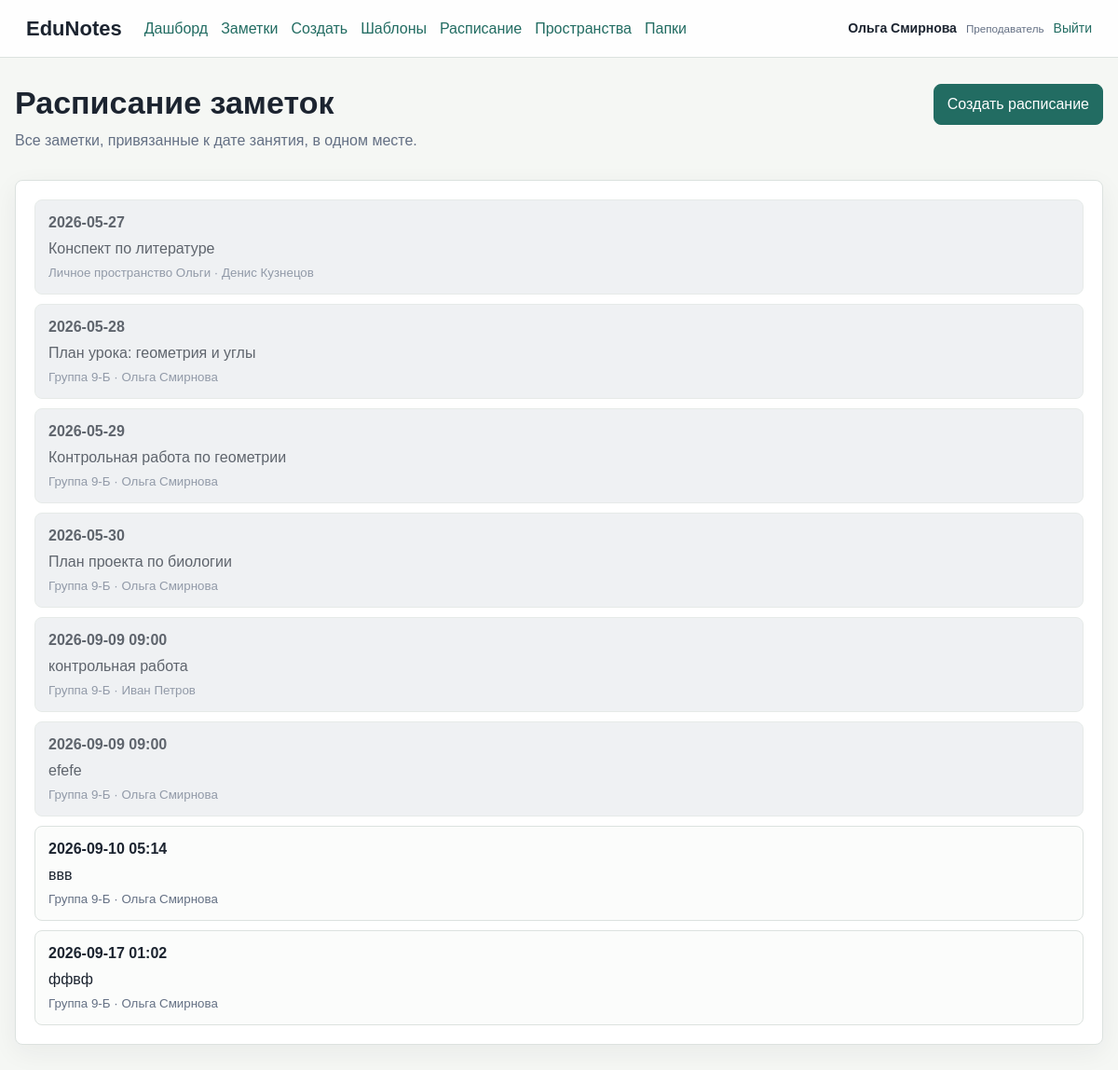
The app's page /schedule (signed in) with its own data.
### tables this page shows
CREATE TABLE users (
    id INTEGER PRIMARY KEY AUTOINCREMENT,
    name TEXT NOT NULL,
    email TEXT NOT NULL UNIQUE,
    password_hash TEXT NOT NULL,
    role TEXT NOT NULL CHECK (role IN ('superadmin', 'org_admin', 'teacher', 'student', 'parent')),
    child_user_id INTEGER REFERENCES users(id) ON DELETE SET NULL,
    created_at TEXT NOT NULL DEFAULT CURRENT_TIMESTAMP
);

CREATE TABLE notes (
    id INTEGER PRIMARY KEY AUTOINCREMENT,
    workspace_id INTEGER NOT NULL REFERENCES workspaces(id) ON DELETE CASCADE,
    folder_id INTEGER REFERENCES folders(id) ON DELETE SET NULL,
    author_id INTEGER NOT NULL REFERENCES users(id) ON DELETE CASCADE,
    title TEXT NOT NULL,
    content TEXT NOT NULL DEFAULT '',
    lesson_date TEXT,
    lesson_time TEXT, 
    is_archived INTEGER NOT NULL DEFAULT 0,
    created_at TEXT NOT NULL DEFAULT CURRENT_TIMESTAMP,
    updated_at TEXT NOT NULL DEFAULT CURRENT_TIMESTAMP
);

CREATE TABLE workspaces (
    id INTEGER PRIMARY KEY AUTOINCREMENT,
    name TEXT NOT NULL,
    kind TEXT NOT NULL DEFAULT 'personal',
    owner_id INTEGER REFERENCES users(id) ON DELETE SET NULL
);

### app.py (the view)
@app.route("/schedule")
@login_required
def schedule():
    sql = """
        SELECT n.id, n.title, n.lesson_date, n.lesson_time, n.is_archived, n.updated_at,
               u.name AS author_name, w.name AS workspace_name
        FROM notes n
        JOIN users u ON u.id = n.author_id
        JOIN workspaces w ON w.id = n.workspace_id
        WHERE n.lesson_date IS NOT NULL
          AND n.is_archived = 0
    """
    params = []
    if g.user["role"] not in {"superadmin", "org_admin"}:
        sql += """
            AND (n.author_id = ? OR n.id IN (
                SELECT note_id FROM note_access WHERE user_id = ?
            ))
        """
        params.extend([g.user["id"], g.user["id"]])
    sql += " ORDER BY n.lesson_date ASC, n.lesson_time ASC, n.updated_at DESC"
    lessons = query_all(sql, tuple(params))
    now_utc = datetime.utcnow()
    msk_now = now_utc + timedelta(hours=3)
    lessons_with_status = []
    for lesson in lessons:
        is_past = False
        if lesson["lesson_date"]:
            try:
                lesson_date = datetime.strptime(lesson["lesson_date"], "%Y-%m-%d").date()
                if lesson["lesson_time"]:
                    lesson_time = datetime.strptime(lesson["lesson_time"], "%H:%M").time()
                else:
                    lesson_time = datetime.strptime("00:00", "%H:%M").time()
                lesson_datetime = datetime.combine(lesson_date, lesson_time)
                if lesson_datetime < msk_now:
                    is_past = True
            except (ValueError, TypeError):
                pass
        lesson_dict = dict(lesson)
        lesson_dict["is_past"] = is_past
        lessons_with_status.append(lesson_dict)
    return render_template("schedule.html", lessons=lessons_with_status)

### app.py (called while the page is built)
def create_app() -> Flask:
    app = Flask(__name__)
    app.config["SECRET_KEY"] = os.environ.get("SECRET_KEY", "dev-secret-change-me")
    app.config["DATABASE"] = DATABASE
    @app.before_request
    def load_current_user() -> None:
        user_id = session.get("user_id")
        g.user = None
        if user_id:
            g.user = query_one("SELECT * FROM users WHERE id = ?", (user_id,))
    @app.context_processor
    def inject_globals() -> dict:
        return {
        "ROLES": ROLES,
        "ACCESS_LEVELS": ACCESS_LEVELS,
        "NOTE_TEMPLATE_ROLES": NOTE_TEMPLATE_ROLES,
        "can_delete_user": can_delete_user,
    }
    return app

def get_db() -> sqlite3.Connection:
    if "db" not in g:
        g.db = sqlite3.connect(app.config["DATABASE"])
        g.db.row_factory = sqlite3.Row
        g.db.execute("PRAGMA foreign_keys = ON")
    return g.db

def query_all(sql: str, params: tuple = ()) -> list[sqlite3.Row]:
    return get_db().execute(sql, params).fetchall()

def query_one(sql: str, params: tuple = ()) -> sqlite3.Row | None:
    return get_db().execute(sql, params).fetchone()

def login_required(view):
    @wraps(view)
    def wrapped_view(**kwargs):
        if g.user is None:
            return redirect(url_for("login"))
        return view(**kwargs)
    return wrapped_view

### templates/schedule.html (shortened to what this page needs)
{% extends "base.html" %}
{% block content %}
<section class="section-head">
    <div>
        <h1>Расписание заметок</h1>
        <p>Все заметки, привязанные к дате занятия, в одном месте.</p>
    </div>
    <a class="button primary" href="{{ url_for('schedule_new') }}">Создать расписание</a>
</section>
<section class="panel">
    <div class="lesson-table">
        {% for lesson in lessons %}
            <a class="lesson-row {% if lesson.is_past %}past{% endif %}"
            href="{{ url_for('note_detail', note_id=lesson.id) }}">
                <strong>{{ lesson.lesson_date }}{% if lesson.lesson_time %} {{ lesson.lesson_time }}{% endif %}</strong>
                <span>{{ lesson.title }}</span>
                <small>{{ lesson.workspace_name }} · {{ lesson.author_name }}</small>
            </a>
        {% else %}
            <p class="muted">Пока нет заметок с датой занятия.</p>
        {% endfor %}
    </div>
</section>
{% endblock %}

### templates/base.html (shortened to what this page needs)
<!doctype html>
<html lang="ru">
<head>
    <link rel="stylesheet" href="{{ url_for('static', filename='styles.css') }}">
</head>
<body>
    <header class="topbar">
        <a class="brand" href="{{ url_for('notes') if g.user else url_for('login') }}">EduNotes</a>
        {% if g.user %}
            <nav class="nav">
                <a href="{{ url_for('dashboard') }}">Дашборд</a>
                <a href="{{ url_for('notes') }}">Заметки</a>
                <a href="{{ url_for('note_new') }}">Создать</a>
                <a href="{{ url_for('note_templates') }}">Шаблоны</a>
                <a href="{{ url_for('schedule') }}">Расписание</a>
                <a href="{{ url_for('workspaces') }}">Пространства</a>
                <a href="{{ url_for('folders') }}">Папки</a>
            </nav>
            <div class="user-chip">
                <span>{{ g.user.name }}</span>
                <small>{{ ROLES[g.user.role] }}</small>
                <a href="{{ url_for('logout') }}">Выйти</a>
            </div>
        {% endif %}
    </header>
    <main class="page">
        {% block content %}{% endblock %}
    </main>
</body>
</html>

### static/styles.css (style rules this page uses)
:root { color-scheme: light; --bg: #f5f7f4; --panel: #ffffff; --text: #1c2430; --muted: #647084; --line: #dce2df; --primary: #226c62; --primary-dark: #164d46; --accent: #c44c31; --soft: #e7f0ed; --danger: #b92f2f; }
* { box-sizing: border-box; }
body { margin: 0; background: var(--bg); color: var(--text); font-family: Arial, Helvetica, sans-serif; line-height: 1.5; }
a { color: var(--primary); text-decoration: none; }
.topbar { position: sticky; top: 0; z-index: 5; display: flex; align-items: center; gap: 24px; padding: 14px 28px; border-bottom: 1px solid var(--line); background: rgba(255, 255, 255, 0.94); }
.brand { color: var(--text); font-size: 22px; font-weight: 800; }
.nav { display: flex; gap: 14px; margin-right: auto; }
.user-chip { display: flex; align-items: center; gap: 10px; color: var(--muted); font-size: 14px; }
.user-chip span { color: var(--text); font-weight: 700; }
.page { width: min(1180px, calc(100% - 32px)); margin: 28px auto 56px; }
.section-head, .note-toolbar { display: flex; align-items: flex-start; justify-content: space-between; gap: 18px; margin-bottom: 18px; }
h1, h2 { margin: 0 0 8px; line-height: 1.2; }
h1 { font-size: 34px; }
p { margin: 0 0 12px; }
.muted, .section-head p { color: var(--muted); }
.panel, .note-card, .empty-state { border: 1px solid var(--line); border-radius: 8px; background: var(--panel); box-shadow: 0 8px 28px rgba(32, 40, 47, 0.06); }
.panel { padding: 20px; }
button, .button { display: inline-flex; align-items: center; justify-content: center; min-height: 40px; padding: 9px 14px; border: 1px solid var(--line); border-radius: 8px; background: #fff; color: var(--text); font: inherit; cursor: pointer; }
.primary { border-color: var(--primary); background: var(--primary); color: #fff; }
.list-stack, .lesson-table { display: grid; gap: 10px; }
.list-row, .lesson-row { display: grid; gap: 4px; padding: 12px 14px; border: 1px solid var(--line); border-radius: 8px; background: #fbfcfb; color: var(--text); }
.list-row small, .lesson-row small { color: var(--muted); }
.lesson-row.past { background-color: #e9ecef; opacity: 0.7; transition: background-color 0.2s; }

### records on screen
users: user.name "Ольга Смирнова", role "Преподаватель"
notes: lesson_date "2026-05-27", title "Конспект по литературе", workspace_name "Личное пространство Ольги", author_name "Денис Кузнецов"
notes: lesson_date "2026-05-28", title "План урока: геометрия и углы", workspace_name "Группа 9-Б", author_name "Ольга Смирнова"
notes: lesson_date "2026-05-29", title "Контрольная работа по геометрии", workspace_name "Группа 9-Б", author_name "Ольга Смирнова"
notes: lesson_date "2026-05-30", title "План проекта по биологии", workspace_name "Группа 9-Б", author_name "Ольга Смирнова"
notes: lesson_date "2026-09-09", lesson_time "09:00", title "контрольная работа", workspace_name "Группа 9-Б", author_name "Иван Петров"
notes: lesson_date "2026-09-09", lesson_time "09:00", title "efefe", workspace_name "Группа 9-Б", author_name "Ольга Смирнова"
notes: lesson_date "2026-09-10", lesson_time "05:14", title "ввв", workspace_name "Группа 9-Б", author_name "Ольга Смирнова"
notes: lesson_date "2026-09-17", lesson_time "01:02", title "ффвф", workspace_name "Группа 9-Б", author_name "Ольга Смирнова"
